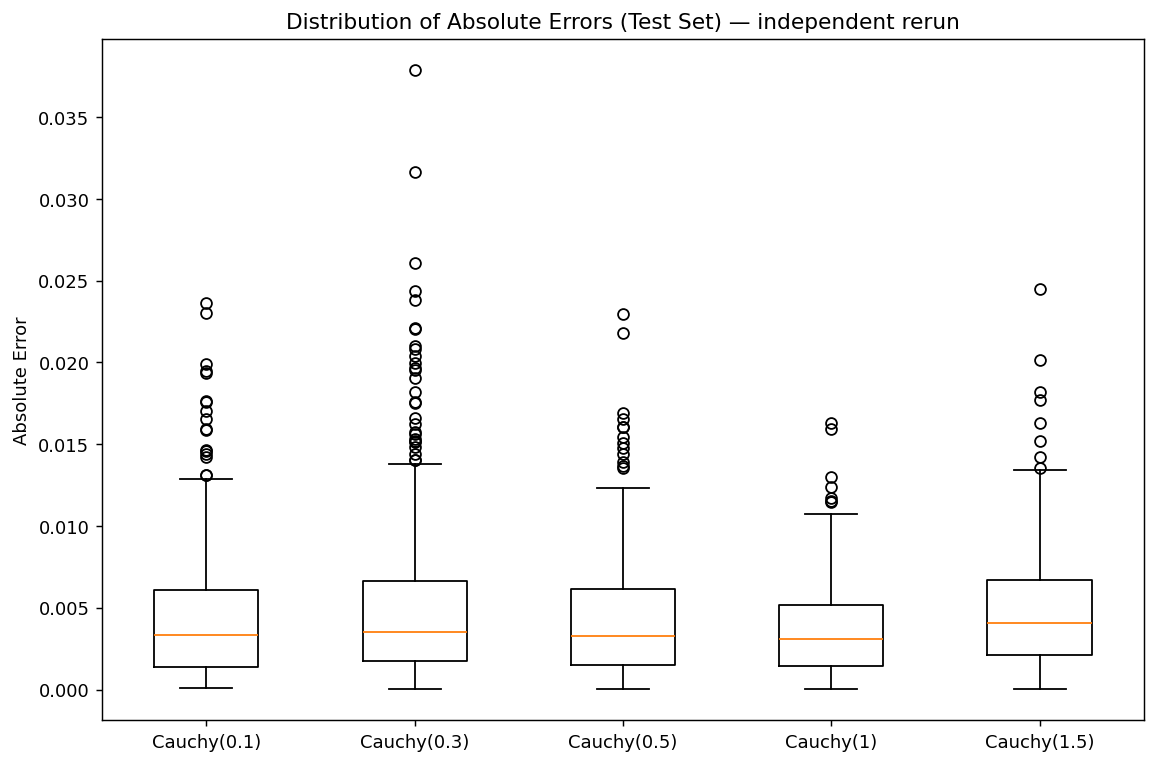

Source code (Python):
"""
Independent reproduction of supp Fig. 24: imaginary-penalty sensitivity.

Trainable-pole CauchyNet variants Cauchy(lambda), lambda in {0.1, 0.3, 0.5, 1, 1.5},
trained 200 epochs on the paper 1D mixed target; box plot of test-set
absolute errors pooled over 5 runs per variant.

Paper claim: a positive penalty helps this trainable-pole ablation,
'especially lambda = 1'.
"""
import math
import numpy as np
import torch
import torch.nn as nn
import matplotlib
matplotlib.use("Agg")
import matplotlib.pyplot as plt

LAMBDAS = [0.1, 0.3, 0.5, 1.0, 1.5]
RUNS, EPOCHS, H, LR, WD = 5, 200, 128, 1e-2, 1e-5


def target(x):
    return (np.sin(2 * x) + 0.5 * np.sin(5 * x) + 0.3 * np.cos(3 * x)
            - 0.01 * x ** 2 + 0.01 * x ** 3)


class CauchyNet1D(nn.Module):
    def __init__(self, h=H):
        super().__init__()
        self.lam = nn.Parameter(torch.normal(0., 0.1, size=(h, 1), dtype=torch.cfloat))
        ang = 2 * math.pi * torch.rand(h)
        self.xi = nn.Parameter(torch.complex(2 * math.pi * torch.cos(ang), torch.sin(ang)))

    def forward(self, x):
        xc = torch.complex(x, torch.zeros_like(x))
        act = 1.0 / (self.xi.unsqueeze(0) - xc + 1e-8)
        out = act @ self.lam
        return out.real, out.imag


def run_variant(lmbda, seed):
    torch.manual_seed(seed); np.random.seed(seed)
    n = 300
    x = np.linspace(-2, 2, n).astype(np.float32)
    y = target(x).astype(np.float32)
    y = (y - y.min()) / (y.max() - y.min())
    idx = np.random.permutation(n)
    ntr, nva = int(0.6 * n), int(0.15 * n)
    xt = torch.tensor(x[idx[:ntr]]).unsqueeze(1);       yt = torch.tensor(y[idx[:ntr]]).unsqueeze(1)
    xv = torch.tensor(x[idx[ntr:ntr+nva]]).unsqueeze(1); yv = torch.tensor(y[idx[ntr:ntr+nva]]).unsqueeze(1)
    xe = torch.tensor(x[idx[ntr+nva:]]).unsqueeze(1);   ye = torch.tensor(y[idx[ntr+nva:]]).unsqueeze(1)

    m = CauchyNet1D()
    opt = torch.optim.Adam(m.parameters(), lr=LR, weight_decay=WD)
    crit = nn.MSELoss()
    dl = torch.utils.data.DataLoader(torch.utils.data.TensorDataset(xt, yt),
                                     batch_size=32, shuffle=True)
    best_v, best_state = float("inf"), None
    for _ in range(EPOCHS):
        m.train()
        for xb, yb in dl:
            opt.zero_grad()
            yr, yi = m(xb)
            loss = crit(yr, yb) + lmbda * crit(yi, torch.zeros_like(yi))
            loss.backward()
            torch.nn.utils.clip_grad_norm_(m.parameters(), 1.0)
            opt.step()
        m.eval()
        with torch.no_grad():
            v = float(crit(m(xv)[0], yv))
        if v < best_v:
            best_v, best_state = v, {k: t.clone() for k, t in m.state_dict().items()}
    m.load_state_dict(best_state)
    m.eval()
    with torch.no_grad():
        return np.abs((m(xe)[0] - ye).numpy().flatten())


def main():
    errs = {}
    for l in LAMBDAS:
        pooled = np.concatenate([run_variant(l, s) for s in range(RUNS)])
        errs[l] = pooled
        print(f"Cauchy({l}): MAE={pooled.mean():.6f}  MSE={np.mean(pooled**2):.2e}  "
              f"median={np.median(pooled):.6f}", flush=True)

    fig, ax = plt.subplots(figsize=(9, 6))
    ax.boxplot([errs[l] for l in LAMBDAS],
               tick_labels=[f"Cauchy({l:g})" for l in LAMBDAS], showfliers=True)
    ax.set_ylabel("Absolute Error")
    ax.set_title("Distribution of Absolute Errors (Test Set) — independent rerun")
    fig.tight_layout()
    fig.savefig("repro_fig24.png", dpi=130, bbox_inches="tight")
    print("saved repro_fig24.png")


if __name__ == "__main__":
    main()
